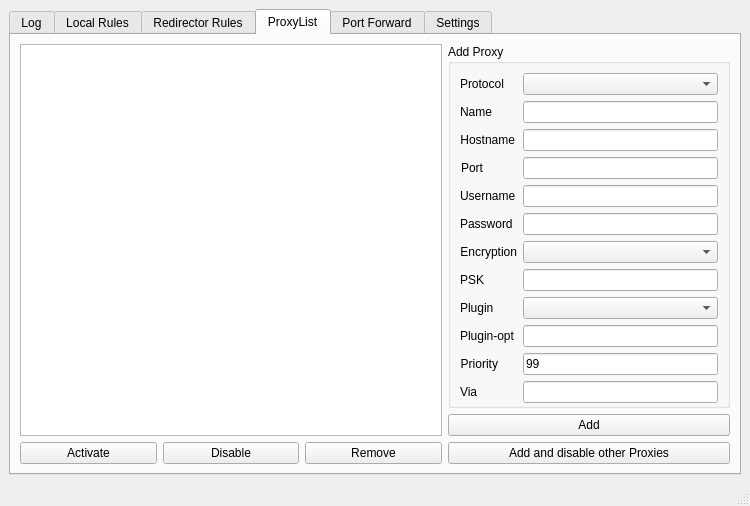
<?xml version="1.0" encoding="UTF-8"?>
<ui version="4.0">
 <class>MainWindow</class>
 <widget class="QMainWindow" name="MainWindow">
  <property name="geometry">
   <rect>
    <x>0</x>
    <y>0</y>
    <width>750</width>
    <height>500</height>
   </rect>
  </property>
  <property name="windowTitle">
   <string>FWLite</string>
  </property>
  <property name="locale">
   <locale language="English" country="UnitedStates"/>
  </property>
  <widget class="QWidget" name="centralwidget">
   <layout class="QHBoxLayout" name="horizontalLayout_13">
    <item>
     <widget class="QTabWidget" name="tabWidget">
      <property name="locale">
       <locale language="English" country="UnitedStates"/>
      </property>
      <property name="currentIndex">
       <number>3</number>
      </property>
      <widget class="QWidget" name="tab">
       <attribute name="title">
        <string>Log</string>
       </attribute>
       <layout class="QVBoxLayout" name="verticalLayout_2">
        <item>
         <widget class="QPlainTextEdit" name="console">
          <property name="acceptDrops">
           <bool>false</bool>
          </property>
          <property name="autoFillBackground">
           <bool>true</bool>
          </property>
          <property name="undoRedoEnabled">
           <bool>false</bool>
          </property>
          <property name="readOnly">
           <bool>true</bool>
          </property>
         </widget>
        </item>
       </layout>
      </widget>
      <widget class="QWidget" name="tab_2">
       <attribute name="title">
        <string>Local Rules</string>
       </attribute>
       <layout class="QVBoxLayout" name="verticalLayout">
        <item>
         <widget class="QScrollArea" name="scrollArea">
          <property name="widgetResizable">
           <bool>true</bool>
          </property>
          <widget class="QWidget" name="scrollAreaWidgetContents">
           <property name="geometry">
            <rect>
             <x>0</x>
             <y>0</y>
             <width>706</width>
             <height>384</height>
            </rect>
           </property>
           <layout class="QVBoxLayout" name="verticalLayout_5">
            <item>
             <widget class="QWidget" name="widget" native="true">
              <layout class="QVBoxLayout" name="verticalLayout_6">
               <property name="leftMargin">
                <number>0</number>
               </property>
               <property name="topMargin">
                <number>0</number>
               </property>
               <property name="rightMargin">
                <number>0</number>
               </property>
               <property name="bottomMargin">
                <number>0</number>
               </property>
               <item>
                <layout class="QVBoxLayout" name="LocalRulesLayout"/>
               </item>
              </layout>
             </widget>
            </item>
           </layout>
          </widget>
         </widget>
        </item>
        <item>
         <layout class="QHBoxLayout" name="horizontalLayout">
          <item>
           <widget class="QLabel" name="label">
            <property name="locale">
             <locale language="English" country="UnitedStates"/>
            </property>
            <property name="text">
             <string>Add Rule</string>
            </property>
           </widget>
          </item>
          <item>
           <widget class="QLineEdit" name="LocalRuleEdit"/>
          </item>
          <item>
           <widget class="QLabel" name="label_2">
            <property name="locale">
             <locale language="English" country="UnitedStates"/>
            </property>
            <property name="text">
             <string>Expires</string>
            </property>
           </widget>
          </item>
          <item>
           <widget class="QLineEdit" name="ExpireEdit">
            <property name="maximumSize">
             <size>
              <width>50</width>
              <height>16777215</height>
             </size>
            </property>
           </widget>
          </item>
          <item>
           <widget class="QLabel" name="label_3">
            <property name="locale">
             <locale language="English" country="UnitedStates"/>
            </property>
            <property name="text">
             <string>Minutes</string>
            </property>
           </widget>
          </item>
          <item>
           <widget class="QPushButton" name="AddLocalRuleButton">
            <property name="locale">
             <locale language="English" country="UnitedStates"/>
            </property>
            <property name="text">
             <string>Add</string>
            </property>
           </widget>
          </item>
         </layout>
        </item>
       </layout>
      </widget>
      <widget class="QWidget" name="tab_3">
       <attribute name="title">
        <string>Redirector Rules</string>
       </attribute>
       <layout class="QVBoxLayout" name="verticalLayout_12">
        <item>
         <widget class="QScrollArea" name="scrollArea_2">
          <property name="widgetResizable">
           <bool>true</bool>
          </property>
          <widget class="QWidget" name="scrollAreaWidgetContents_2">
           <property name="geometry">
            <rect>
             <x>0</x>
             <y>0</y>
             <width>706</width>
             <height>384</height>
            </rect>
           </property>
           <layout class="QVBoxLayout" name="verticalLayout_7">
            <item>
             <widget class="QWidget" name="widget_2" native="true">
              <layout class="QVBoxLayout" name="verticalLayout_11">
               <property name="leftMargin">
                <number>0</number>
               </property>
               <property name="topMargin">
                <number>0</number>
               </property>
               <property name="rightMargin">
                <number>0</number>
               </property>
               <property name="bottomMargin">
                <number>0</number>
               </property>
               <item>
                <layout class="QVBoxLayout" name="RedirectorRulesLayout"/>
               </item>
              </layout>
             </widget>
            </item>
           </layout>
          </widget>
         </widget>
        </item>
        <item>
         <layout class="QHBoxLayout" name="horizontalLayout_2">
          <item>
           <widget class="QLabel" name="label_4">
            <property name="locale">
             <locale language="English" country="UnitedStates"/>
            </property>
            <property name="text">
             <string>Add Rule</string>
            </property>
           </widget>
          </item>
          <item>
           <widget class="QLineEdit" name="RuleEdit"/>
          </item>
          <item>
           <widget class="QLabel" name="label_5">
            <property name="locale">
             <locale language="English" country="UnitedStates"/>
            </property>
            <property name="text">
             <string>Redirect to</string>
            </property>
           </widget>
          </item>
          <item>
           <widget class="QLineEdit" name="DestEdit">
            <property name="maximumSize">
             <size>
              <width>16777215</width>
              <height>16777215</height>
             </size>
            </property>
           </widget>
          </item>
          <item>
           <widget class="QPushButton" name="AddRedirectorRuleButton">
            <property name="locale">
             <locale language="English" country="UnitedStates"/>
            </property>
            <property name="text">
             <string>Add</string>
            </property>
           </widget>
          </item>
         </layout>
        </item>
       </layout>
      </widget>
      <widget class="QWidget" name="tab_4">
       <attribute name="title">
        <string>ProxyList</string>
       </attribute>
       <layout class="QHBoxLayout" name="horizontalLayout_5" stretch="60,40">
        <item>
         <layout class="QVBoxLayout" name="verticalLayout_8">
          <item>
           <widget class="QTableView" name="proxyListView"/>
          </item>
          <item>
           <layout class="QHBoxLayout" name="horizontalLayout_4">
            <item>
             <widget class="QPushButton" name="proxyActivateButton">
              <property name="text">
               <string>Activate</string>
              </property>
             </widget>
            </item>
            <item>
             <widget class="QPushButton" name="proxyDisableButton">
              <property name="text">
               <string>Disable</string>
              </property>
             </widget>
            </item>
            <item>
             <widget class="QPushButton" name="proxyRemoveButton">
              <property name="locale">
               <locale language="English" country="UnitedStates"/>
              </property>
              <property name="text">
               <string>Remove</string>
              </property>
             </widget>
            </item>
           </layout>
          </item>
         </layout>
        </item>
        <item>
         <layout class="QVBoxLayout" name="verticalLayout_9" stretch="1,0">
          <item>
           <widget class="QGroupBox" name="groupBox_2">
            <property name="locale">
             <locale language="English" country="UnitedStates"/>
            </property>
            <property name="title">
             <string>Add Proxy</string>
            </property>
            <layout class="QVBoxLayout" name="verticalLayout_10" stretch="1">
             <property name="bottomMargin">
              <number>0</number>
             </property>
             <item>
              <layout class="QFormLayout" name="formLayout_4">
               <property name="fieldGrowthPolicy">
                <enum>QFormLayout::AllNonFixedFieldsGrow</enum>
               </property>
               <item row="1" column="0">
                <widget class="QLabel" name="label_9">
                 <property name="text">
                  <string>Name</string>
                 </property>
                 <property name="alignment">
                  <set>Qt::AlignRight|Qt::AlignTrailing|Qt::AlignVCenter</set>
                 </property>
                </widget>
               </item>
               <item row="1" column="1">
                <widget class="QLineEdit" name="nameEdit">
                 <property name="inputMethodHints">
                  <set>Qt::ImhNone</set>
                 </property>
                </widget>
               </item>
               <item row="2" column="0">
                <widget class="QLabel" name="label_10">
                 <property name="text">
                  <string>Hostname</string>
                 </property>
                 <property name="alignment">
                  <set>Qt::AlignRight|Qt::AlignTrailing|Qt::AlignVCenter</set>
                 </property>
                </widget>
               </item>
               <item row="2" column="1">
                <widget class="QLineEdit" name="hostnameEdit"/>
               </item>
               <item row="3" column="0">
                <widget class="QLabel" name="label_11">
                 <property name="text">
                  <string>Port</string>
                 </property>
                 <property name="alignment">
                  <set>Qt::AlignRight|Qt::AlignTrailing|Qt::AlignVCenter</set>
                 </property>
                </widget>
               </item>
               <item row="3" column="1">
                <widget class="QLineEdit" name="portEdit">
                 <property name="inputMethodHints">
                  <set>Qt::ImhDigitsOnly</set>
                 </property>
                </widget>
               </item>
               <item row="6" column="1">
                <widget class="QComboBox" name="encryptionBox"/>
               </item>
               <item row="7" column="0">
                <widget class="QLabel" name="label_13">
                 <property name="text">
                  <string>PSK</string>
                 </property>
                 <property name="alignment">
                  <set>Qt::AlignRight|Qt::AlignTrailing|Qt::AlignVCenter</set>
                 </property>
                </widget>
               </item>
               <item row="7" column="1">
                <widget class="QLineEdit" name="pskEdit">
                 <property name="echoMode">
                  <enum>QLineEdit::PasswordEchoOnEdit</enum>
                 </property>
                </widget>
               </item>
               <item row="10" column="0">
                <widget class="QLabel" name="label_14">
                 <property name="text">
                  <string>Priority</string>
                 </property>
                 <property name="alignment">
                  <set>Qt::AlignRight|Qt::AlignTrailing|Qt::AlignVCenter</set>
                 </property>
                </widget>
               </item>
               <item row="10" column="1">
                <widget class="QLineEdit" name="priorityEdit">
                 <property name="inputMethodHints">
                  <set>Qt::ImhDigitsOnly|Qt::ImhNoPredictiveText</set>
                 </property>
                 <property name="text">
                  <string>99</string>
                 </property>
                </widget>
               </item>
               <item row="6" column="0">
                <widget class="QLabel" name="label_12">
                 <property name="text">
                  <string>Encryption</string>
                 </property>
                 <property name="alignment">
                  <set>Qt::AlignRight|Qt::AlignTrailing|Qt::AlignVCenter</set>
                 </property>
                </widget>
               </item>
               <item row="0" column="0">
                <widget class="QLabel" name="label_6">
                 <property name="text">
                  <string>Protocol</string>
                 </property>
                </widget>
               </item>
               <item row="0" column="1">
                <widget class="QComboBox" name="protocolBox"/>
               </item>
               <item row="5" column="0">
                <widget class="QLabel" name="label_8">
                 <property name="text">
                  <string>Password</string>
                 </property>
                </widget>
               </item>
               <item row="4" column="1">
                <widget class="QLineEdit" name="usernameEdit"/>
               </item>
               <item row="5" column="1">
                <widget class="QLineEdit" name="passwordEdit">
                 <property name="echoMode">
                  <enum>QLineEdit::PasswordEchoOnEdit</enum>
                 </property>
                </widget>
               </item>
               <item row="8" column="0">
                <widget class="QLabel" name="label_15">
                 <property name="text">
                  <string>Plugin</string>
                 </property>
                </widget>
               </item>
               <item row="9" column="0">
                <widget class="QLabel" name="label_16">
                 <property name="text">
                  <string>Plugin-opt</string>
                 </property>
                </widget>
               </item>
               <item row="8" column="1">
                <widget class="QComboBox" name="pluginBox"/>
               </item>
               <item row="9" column="1">
                <widget class="QLineEdit" name="plugin_optEdit"/>
               </item>
               <item row="4" column="0">
                <widget class="QLabel" name="label_7">
                 <property name="text">
                  <string>Username</string>
                 </property>
                </widget>
               </item>
               <item row="11" column="0">
                <widget class="QLabel" name="label_17">
                 <property name="text">
                  <string>Via</string>
                 </property>
                </widget>
               </item>
               <item row="11" column="1">
                <widget class="QLineEdit" name="viaEdit"/>
               </item>
              </layout>
             </item>
            </layout>
           </widget>
          </item>
          <item>
           <layout class="QVBoxLayout" name="verticalLayout_16">
            <item>
             <widget class="QPushButton" name="proxyAddButton">
              <property name="text">
               <string>Add</string>
              </property>
             </widget>
            </item>
            <item>
             <widget class="QPushButton" name="exclusiveProxyAddButton">
              <property name="text">
               <string>Add and disable other Proxies</string>
              </property>
             </widget>
            </item>
           </layout>
          </item>
         </layout>
        </item>
       </layout>
      </widget>
      <widget class="QWidget" name="tab_5">
       <property name="enabled">
        <bool>true</bool>
       </property>
       <attribute name="title">
        <string>Port Forward</string>
       </attribute>
       <layout class="QHBoxLayout" name="horizontalLayout_10" stretch="4,3">
        <item>
         <layout class="QVBoxLayout" name="verticalLayout_13">
          <item>
           <widget class="QLabel" name="label_21">
            <property name="text">
             <string>Port Forward</string>
            </property>
           </widget>
          </item>
          <item>
           <widget class="QTableView" name="PFView"/>
          </item>
          <item>
           <layout class="QHBoxLayout" name="horizontalLayout_9">
            <item>
             <widget class="QPushButton" name="PFRemoveButton">
              <property name="locale">
               <locale language="English" country="UnitedStates"/>
              </property>
              <property name="text">
               <string>Remove</string>
              </property>
             </widget>
            </item>
           </layout>
          </item>
         </layout>
        </item>
        <item>
         <layout class="QVBoxLayout" name="verticalLayout_14" stretch="1,0">
          <item>
           <widget class="QGroupBox" name="groupBox_3">
            <property name="locale">
             <locale language="English" country="UnitedStates"/>
            </property>
            <property name="title">
             <string>Add Port Forward</string>
            </property>
            <layout class="QVBoxLayout" name="verticalLayout_3">
             <property name="bottomMargin">
              <number>0</number>
             </property>
             <item>
              <layout class="QFormLayout" name="formLayout">
               <item row="0" column="0">
                <widget class="QLabel" name="label_18">
                 <property name="text">
                  <string>Target</string>
                 </property>
                </widget>
               </item>
               <item row="1" column="0">
                <widget class="QLabel" name="label_19">
                 <property name="text">
                  <string>Port</string>
                 </property>
                </widget>
               </item>
               <item row="2" column="0">
                <widget class="QLabel" name="label_20">
                 <property name="text">
                  <string>Proxy</string>
                 </property>
                </widget>
               </item>
               <item row="2" column="1">
                <widget class="QComboBox" name="PFProxyBox">
                 <property name="editable">
                  <bool>false</bool>
                 </property>
                </widget>
               </item>
               <item row="1" column="1">
                <widget class="QLineEdit" name="PFPortEdit">
                 <property name="inputMethodHints">
                  <set>Qt::ImhDigitsOnly|Qt::ImhPreferNumbers</set>
                 </property>
                </widget>
               </item>
               <item row="0" column="1">
                <widget class="QLineEdit" name="PFTargetEdit">
                 <property name="inputMethodHints">
                  <set>Qt::ImhPreferLatin|Qt::ImhUrlCharactersOnly</set>
                 </property>
                </widget>
               </item>
              </layout>
             </item>
            </layout>
           </widget>
          </item>
          <item>
           <widget class="QPushButton" name="PFAddButton">
            <property name="text">
             <string>Add</string>
            </property>
           </widget>
          </item>
         </layout>
        </item>
       </layout>
      </widget>
      <widget class="QWidget" name="tab_6">
       <attribute name="title">
        <string>Settings</string>
       </attribute>
       <layout class="QHBoxLayout" name="horizontalLayout_6" stretch="1">
        <item>
         <layout class="QVBoxLayout" name="verticalLayout_15">
          <item>
           <layout class="QFormLayout" name="formLayout_2">
            <item row="0" column="0">
             <widget class="QCheckBox" name="gfwlistToggle">
              <property name="text">
               <string>GFWList</string>
              </property>
             </widget>
            </item>
            <item row="1" column="0">
             <widget class="QCheckBox" name="adblockToggle">
              <property name="locale">
               <locale language="English" country="UnitedStates"/>
              </property>
              <property name="text">
               <string>ADBlock</string>
              </property>
             </widget>
            </item>
           </layout>
          </item>
          <item>
           <widget class="QPushButton" name="editConfButton">
            <property name="locale">
             <locale language="English" country="UnitedStates"/>
            </property>
            <property name="text">
             <string>Edit userconf.ini</string>
            </property>
           </widget>
          </item>
          <item>
           <widget class="QPushButton" name="editLocalButton">
            <property name="locale">
             <locale language="English" country="UnitedStates"/>
            </property>
            <property name="text">
             <string>Edit local.txt</string>
            </property>
           </widget>
          </item>
         </layout>
        </item>
       </layout>
      </widget>
     </widget>
    </item>
   </layout>
  </widget>
  <widget class="QStatusBar" name="statusBar"/>
 </widget>
 <resources/>
 <connections/>
</ui>
